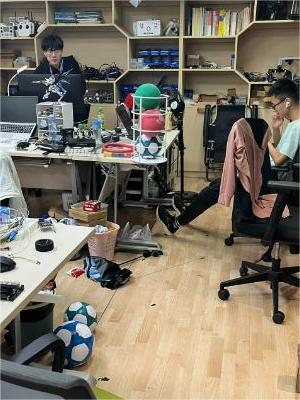
#> input picture Python_Test/Test/input.jpg, 300 x 400 px
$ python lut.py
#> lines starting #> are read from the running program, lines starting #| are printed output that depends on the picture
"""LUT查找表调节例程
    @Time   2023.10.22
    @Author SSC
"""
import cv2 as cv
import numpy as np
import matplotlib.pyplot as plt

img = cv.imread("input.jpg", flags=1)  # 读取彩色
#> img is the input picture: shape (400, 300, 3); mean B, G, R 102.5, 116.8, 125.2
hsv = cv.cvtColor(img, cv.COLOR_BGR2HSV)  # 色彩空间转换, BGR->HSV
#> hsv: shape (400, 300, 3); mean H, S, V 44.4, 69.9, 129.9
print(img.shape)
#| (400, 300, 3)
# cv.imshow('hsv', hsv)
# 调节通道强度
# lutWeaken = np.array([int(0.6*i) for i in range(256)]).astype("uint8")
lutEqual = np.array([i for i in range(256)]).astype("uint8")
lutRaisen = np.array([int(102+0.6*i) for i in range(256)]).astype("uint8")
# 调节饱和度
# lutSWeaken = np.dstack((lutEqual, lutWeaken, lutEqual))  # Saturation weaken
lutSRaisen = np.dstack((lutEqual, lutRaisen, lutEqual))  # Saturation raisen
# 调节明度
# lutVWeaken = np.dstack((lutEqual, lutEqual, lutWeaken))  # Value weaken
# lutVRaisen = np.dstack((lutEqual, lutEqual, lutRaisen))  # Value raisen

# blendSWeaken = cv.LUT(hsv, lutSWeaken)  # 饱和度降低
blendSRaisen = cv.LUT(hsv, lutSRaisen)  # 饱和度增大
#> blendSRaisen: shape (400, 300, 3); mean H, S, V 44.4, 143.6, 129.9
cv.imshow('blend',blendSRaisen)
# blendVWeaken = cv.LUT(hsv, lutVWeaken)  # 明度降低
# blendVRaisen = cv.LUT(hsv, lutVRaisen)  # 明度升高

plt.figure(figsize=(9, 6))
# [4 lines of commented-out code are left out]
plt.subplot(233), plt.axis('off'), plt.title("Saturation raisen")
plt.imshow(cv.cvtColor(blendSRaisen, cv.COLOR_HSV2RGB))
# [6 lines of commented-out code are left out]
plt.tight_layout()
plt.show()
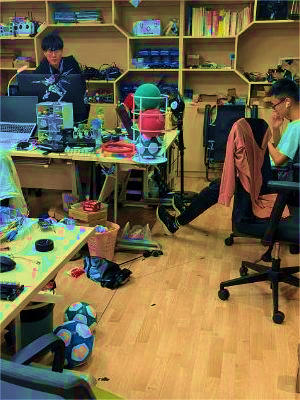
#> shown: shape (400, 300, 3); mean R, G, B 115.7, 102.5, 70.1
